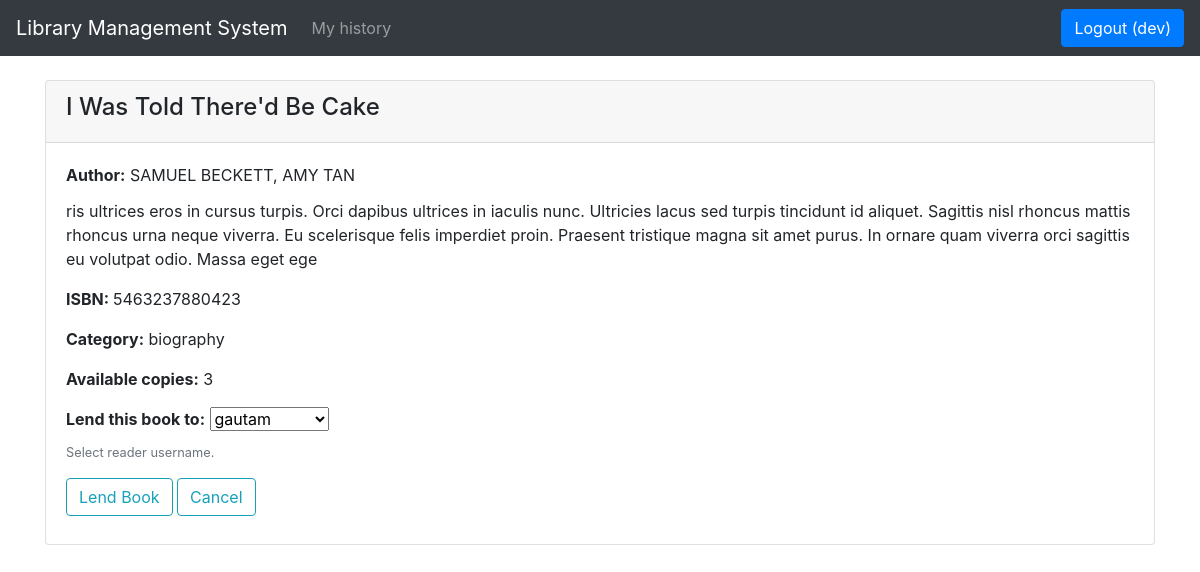
/library/books/lend_book/2 (signed in), run on an earlier commit of the app's database.
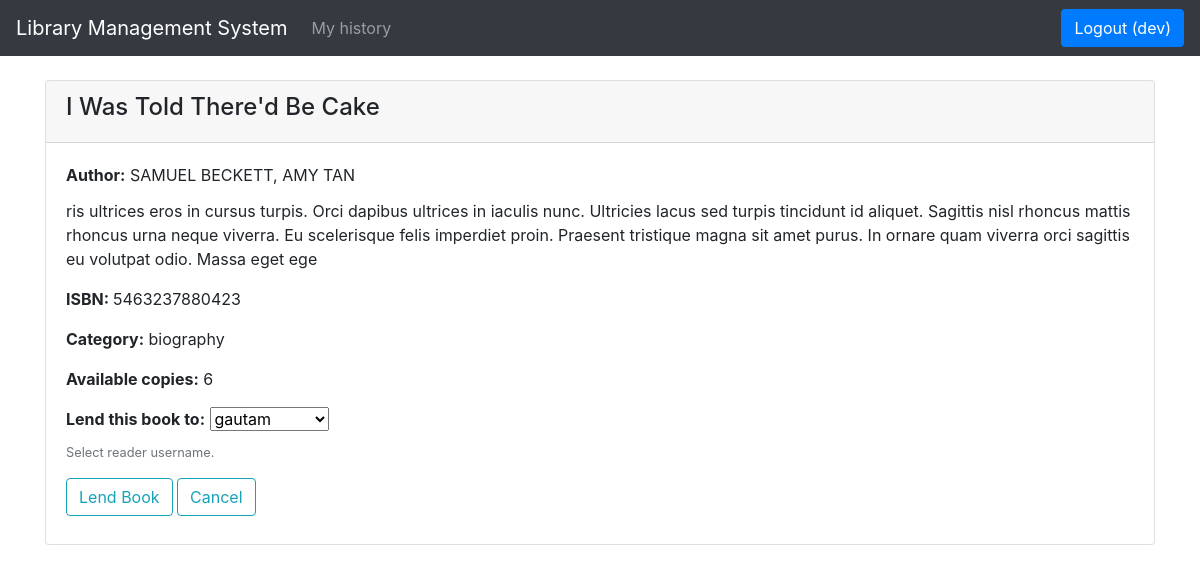
And on a later commit of the database.
### library/models.py (models this page shows, shortened)
class Book(models.Model):
    numeric = RegexValidator(r'^[0-9]*$', 'Only  numeric characters are allowed.')
    book_status = (('a', 'available'), ('l', 'lent'))
    title = models.CharField(max_length=250)
    isbn = models.CharField('ISBN', max_length=13, help_text='13 Character ISBN number', validators=[numeric])
    description = models.TextField(max_length=500)
    price = models.IntegerField()
    total_quantity = models.IntegerField()
    quantity = models.IntegerField(default=1)
    status = models.CharField(max_length=1, choices = book_status, blank = True, default = 'a')
    author = models.ManyToManyField(Author)
    category = models.ManyToManyField(Category)
    def display_category(self):
        return ', '.join(category.name for category in self.category.all()[:3])
    display_category.short_description = "Category"
    def display_author(self):
        return ', '.join(author.firstname for author in self.author.all()[:3])
    display_author.short_description = "Author"

### library/views.py (the view, shortened to what this page needs)
# urls.py: path('books/lend_book/<int:pk>', views.lend_book, name='lend_book'),
@login_required
def lend_book(request, pk):
    book_data = Book.objects.get(id = pk)
    readers = User.objects.filter(groups__name = 'Readers')
    return render(request, 'lend_book.html', { 'book' : book_data, 'readers' : readers })

### library/models.py (called while the page is built)
    def __str__(self):
        return f'{self.firstname} {self.lastname}'

    def __str__(self):
        return self.name

### library/templates/lend_book.html (shortened to what this page needs)
{% extends "base.html" %} {% block content %}
<div class="card">
    <div class="card-header">
        <h4>{{ book.title }}</h4>
    </div>
    <div class="card-body">
        <p class="card-title">
            <strong>Author:</strong> {% for author in book.author.all %} {{ author }}{% if not forloop.last %}, {% endif %}{% endfor %}</p>
        <p class="card-text">{{ book.description }}</p>
        <p class="card-text">
            <strong>ISBN: </strong>{{ book.isbn }}</p>
        <p class="card-text">
            <strong>Category:</strong> {% for category in book.category.all %} {{ category }}{% if not forloop.last %}, {% endif %}{% endfor %}</p>
        <p class="card-text">
                <strong>Available copies:</strong> {{ book.quantity }}</p>
        <form method="POST">
            <div class="form-group">
                <label><strong>Lend this book to: </strong></label>
                <select name="reader" id="">
                    {% for reader in readers %}
                    <option value="{{ reader.id }}">{{ reader.username }}</option>
                    {% endfor %}
                </select>
                <small id="" class="form-text text-muted">Select reader username.</small>
            </div>
            <input type="submit" value="Lend Book" class="btn btn-outline-info mb-2">
            <a href="{{request.META.HTTP_REFERER}}" class="btn btn-outline-info mb-2">Cancel</a>
        </form>
    </div>
</div>
{% endblock %}

What changed in the data, as far as the page shows it:
changed Book "I Was Told There'd Be Cake": quantity "3" → "6"
